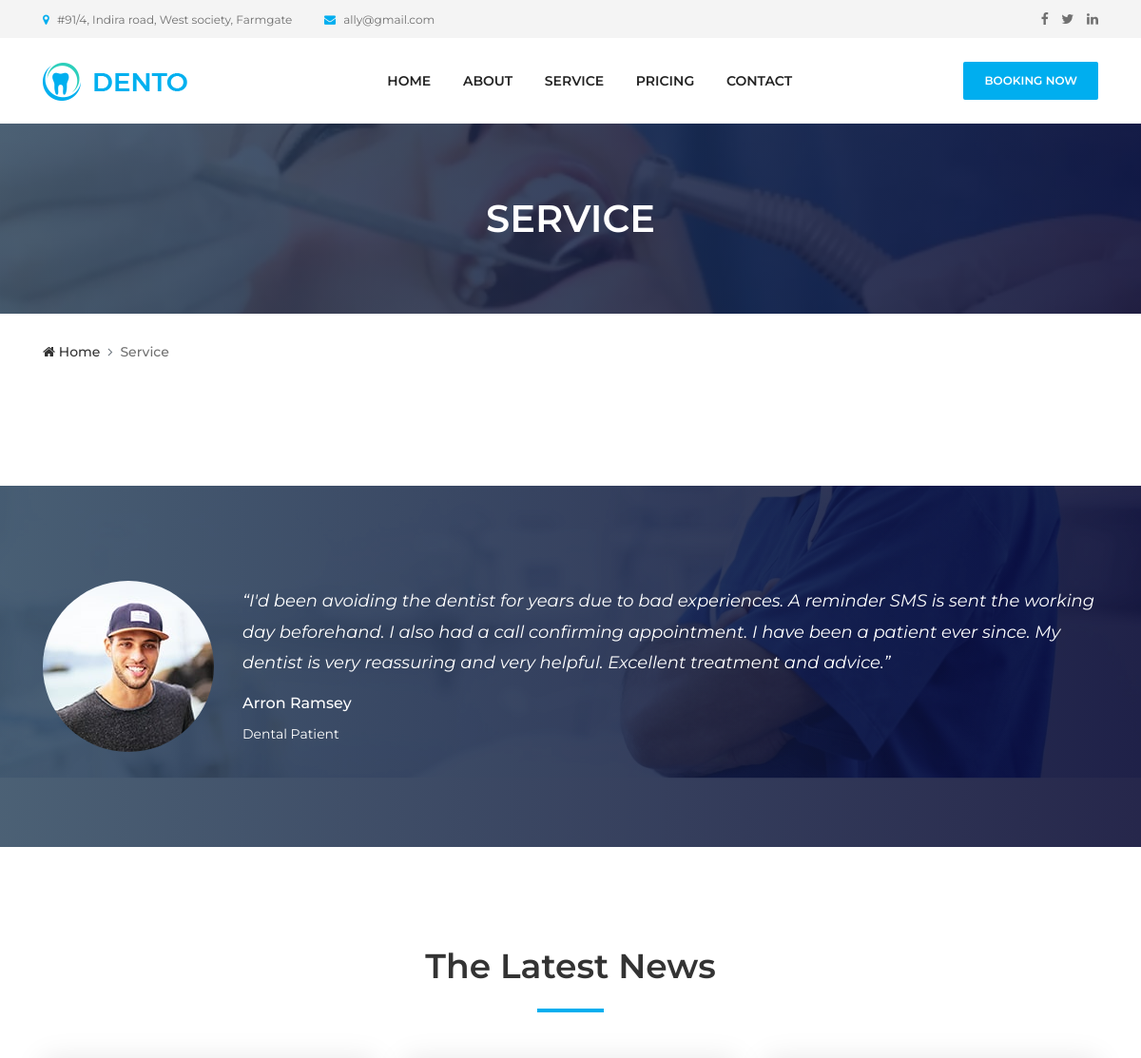
The app's page /service.html (upper part), older data.
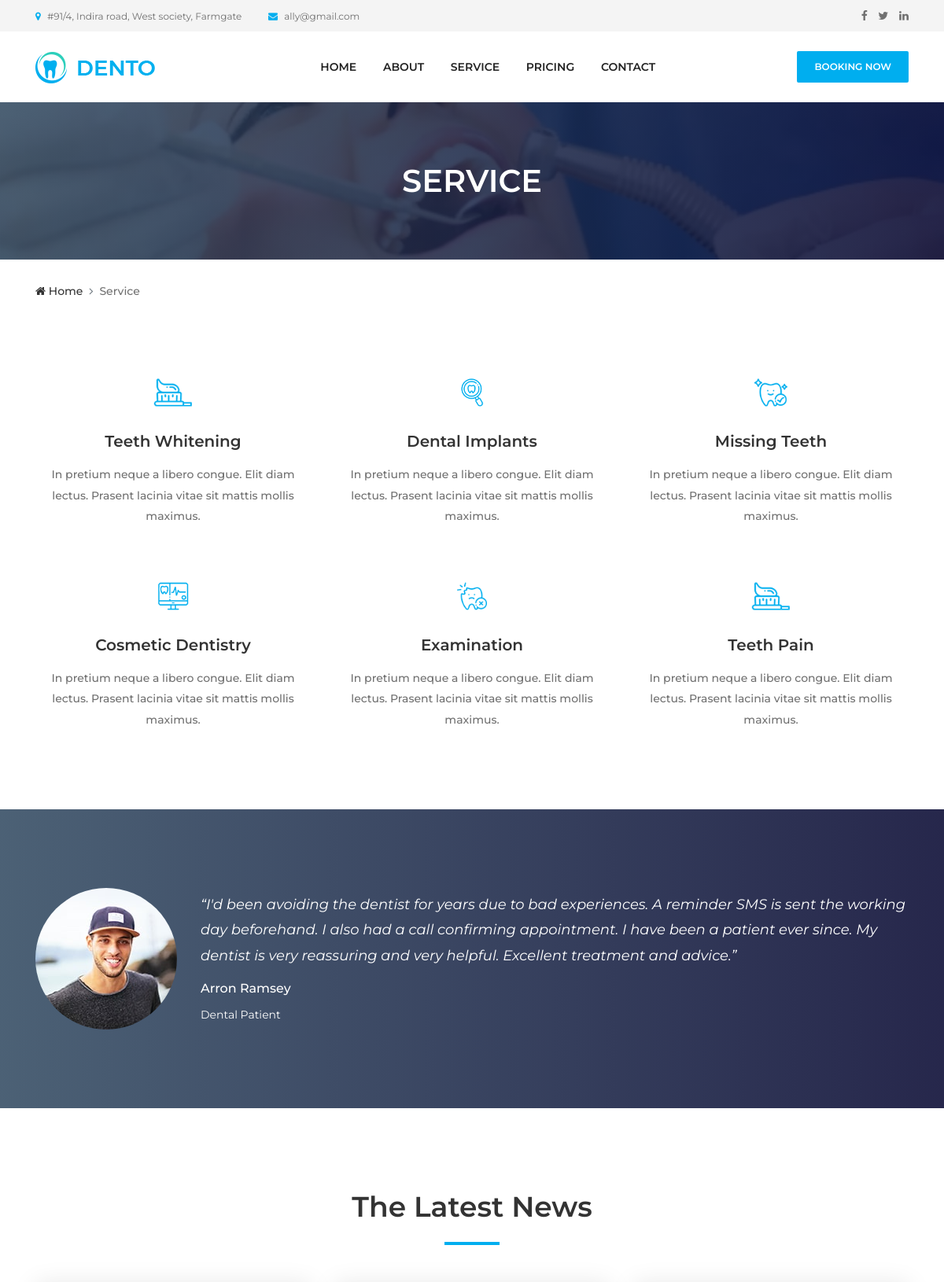
The same page, newer data.
### website/models.py (models this page shows, shortened)
class Service(models.Model):
    image = models.ImageField(upload_to='website/', blank=True, null=True)
    title = models.CharField(max_length=155)
    content = models.TextField()

### website/views.py (the view)
# urls.py: path('service.html', views.service, name="service"),
def service(request):
    service = Service.objects.all()
    return render(request, 'service.html', {'service':service})

### website/templates/service.html (shortened to what this page needs)
{% extends 'base.html' %}
{% load static %}
{% block content %}
  <div class="breadcumb-area bg-img bg-gradient-overlay" style="background-image: url({% static 'website/img/bg-img/12.jpg' %});">
    <div class="container h-100">
      <div class="row h-100 align-items-center">
        <div class="col-12">
          <h2 class="title">Service</h2>
        </div>
      </div>
    </div>
  </div>
  <div class="breadcumb--con">
    <div class="container">
      <div class="row">
        <div class="col-12">
          <nav aria-label="breadcrumb">
            <ol class="breadcrumb">
              <li class="breadcrumb-item"><a href="{% url 'home' %}"><i class="fa fa-home"></i> Home</a></li>
              <li class="breadcrumb-item active" aria-current="page">Service</li>
            </ol>
          </nav>
        </div>
      </div>
    </div>
  </div>
  <section class="dento-services-area mt-50 mb-50">
    <div class="container">
      <div class="row">
        {% for i in service %}
        <div class="col-12 col-sm-6 col-lg-4">
          <div class="single-service--area text-center mb-50">
            <div class="icon--">
              <img src="{{ i.image.url }}" alt="image">
            </div>
            <h5>{{i.title}}</h5>
            <p>{{ i.content }}</p>
          </div>
        </div>
        {% endfor %}
      </div>
    </div>
  </section>
  <section class="testimonials-area section-padding-100 bg-img bg-gradient-overlay jarallax clearfix" style="background-image: url({% static 'website/img/bg-img/7.jpg' %});">
    <div class="container">
      <div class="row">
        <div class="col-12">
          <div class="testimonials-slides owl-carousel">
            <div class="single-testimonial-slide d-flex align-items-center">
              <div class="testimonial-thumb">
                <img src="./img/bg-img/8.jpg" alt="">
              </div>
              <div class="testimonial-content">
                <h5>“I'd been avoiding the dentist for years due to bad experiences. A reminder SMS is sent the working day beforehand. I also had a call confirming appointment. I have been a patient ever since. My dentist is very reassuring and
                  very helpful. Excellent treatment and advice.”</h5>
                <h6>Arron Ramsey</h6>
                <p>Dental Patient</p>
              </div>
            </div>
          </div>
        </div>
      </div>
    </div>
  </section>
  <section class="dento-blog-area section-padding-100-0 clearfix">
    <div class="container">
      <div class="row">
        <div class="col-12">
          <div class="section-heading text-center">
            <h2>The Latest News</h2>
            <div class="line"></div>
          </div>
        </div>
      </div>
    </div>
  </section>
{% endblock %}

### website/templates/base.html (shortened to what this page needs)
{% load static %}
<!DOCTYPE html>
<html lang="en">
<head>
  <link rel="stylesheet" href="{% static 'website/css/style.css' %}">
</head>
<body>
  <header class="header-area">
    <div class="top-header-area">
      <div class="container h-100">
        <div class="row h-100 align-items-center">
          <div class="col-6 col-md-9 col-lg-8">
            <div class="top-header-content">
              <a href="#" data-toggle="tooltip" data-placement="bottom" title=" #91/4, Indira road, West society, Farmgate"><i class="fa fa-map-marker"></i> <span>#91/4, Indira road, West society, Farmgate</span></a>
              <a href="#" data-toggle="tooltip" data-placement="bottom" title="ally@gmail.com"><i class="fa fa-envelope"></i> <span>ally@gmail.com</span></a>
            </div>
          </div>
          <div class="col-6 col-md-3 col-lg-4">
            <div class="top-header-social-info text-right">
              <a href="#" data-toggle="tooltip" data-placement="bottom" title="Facebook"><i class="fa fa-facebook"></i></a>
              <a href="#" data-toggle="tooltip" data-placement="bottom" title="Twitter"><i class="fa fa-twitter"></i></a>
              <a href="#" data-toggle="tooltip" data-placement="bottom" title="Linkedin"><i class="fa fa-linkedin"></i></a>
            </div>
          </div>
        </div>
      </div>
    </div>
    <div class="main-header-area">
      <div class="classy-nav-container breakpoint-off">
        <div class="container">
          <nav class="classy-navbar justify-content-between" id="dentoNav">
            <a class="nav-brand" href="{% url 'home' %}"><img src="{% static 'website/img/core-img/logo.png' %}" alt=""></a>
            <div class="classy-menu">
              <div class="classynav">
                <ul id="nav">
                  <li><a href="{% url 'home' %}">Home</a></li>
                  <li><a href="{% url 'about' %}">About</a></li>
                  <li><a href="{% url 'service' %}">Service</a></li>
                  <li><a href="{% url 'pricing' %}">Pricing</a></li>
                  <li><a href="{% url 'contact' %}">Contact</a></li>
                </ul>
              </div>
            </div>
            <a href="{% url 'booknow' %}" class="btn dento-btn booking-btn">Booking Now</a>
          </nav>
        </div>
      </div>
    </div>
  </header>
{% block content %}
{% endblock %}
</body>
</html>

### static/website/css/default-assets/classy-nav.css (style rules this page uses)
body { font-family: "Roboto", sans-serif; }
ul { margin: 0; }
ul li { list-style: none; }
img { height: auto; max-width: 100%; }
.bg-img { background-position: center center; background-size: cover; background-repeat: no-repeat; }
.classy-nav-container { position: relative; z-index: 100; background-color: #ffffff; }
.classy-nav-container * { box-sizing: border-box; }
.classy-nav-container a { -webkit-transition-duration: 500ms; transition-duration: 500ms; text-decoration: none; outline: none; font-size: 14px; font-weight: 400; color: #232323; display: inline-block; }
.justify-content-between { -webkit-box-pack: justify; -ms-flex-pack: justify; justify-content: space-between; }
.classy-navbar { width: 100%; height: 70px; padding: 0.5em 2em; display: -webkit-box; display: -ms-flexbox; display: flex; -webkit-box-align: center; -ms-flex-align: center; -ms-grid-row-align: center; align-items: center; }
.classy-navbar .nav-brand { font-size: 26px; font-weight: 500; color: #565656; display: inline-block; margin-right: 30px; }
.classynav ul li { display: inline-block; clear: both; position: inherit; z-index: 10; }
.classynav ul li a { padding: 0 12px; display: block; height: 35px; font-size: 14px; line-height: 34px; }
.breakpoint-off .classynav { display: -webkit-box; display: -ms-flexbox; display: flex; -webkit-box-align: center; -ms-flex-align: center; -ms-grid-row-align: center; align-items: center; }

Row changes from the older to the newer data that the page shows:
added Service: image (picture), title "Teeth Whitening", content "In pretium neque a libero congue. Elit diam lectus. Prasent lacinia vitae sit mattis mollis maximus."
added Service: image (picture), title "Dental Implants", content "In pretium neque a libero congue. Elit diam lectus. Prasent lacinia vitae sit mattis mollis maximus."
added Service: image (picture), title "Missing Teeth", content "In pretium neque a libero congue. Elit diam lectus. Prasent lacinia vitae sit mattis mollis maximus."
added Service: image (picture), title "Cosmetic Dentistry", content "In pretium neque a libero congue. Elit diam lectus. Prasent lacinia vitae sit mattis mollis maximus."
added Service: image (picture), title "Examination", content "In pretium neque a libero congue. Elit diam lectus. Prasent lacinia vitae sit mattis mollis maximus."
added Service: image (picture), title "Teeth Pain", content "In pretium neque a libero congue. Elit diam lectus. Prasent lacinia vitae sit mattis mollis maximus."
